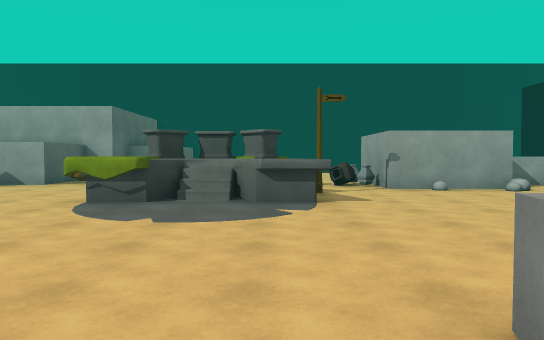
View 1 (above)

24 first-person views from a walk through a scene from a Unity 3-D project. The camera is 1.4 m above the floor, tilts 2° down and sees 70° across. The floor is counted in squares, 2 m on a side. Each view is taken from the middle of a square. On the plan, view 1 faces up. The plan holds only what a view shows up to about 11 squares ahead; the rest is blank. The place goes on beyond the plan. The player character is not drawn. Some animated figures are not drawn. Some surface patterns are stand-ins.

View 2
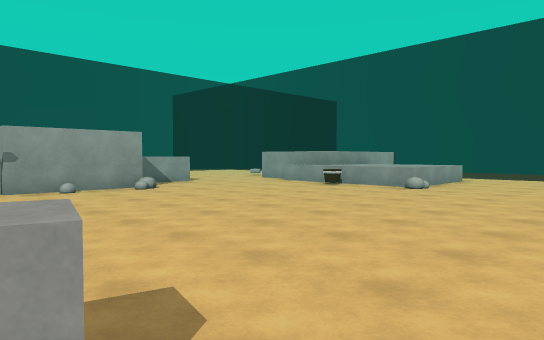

View 3
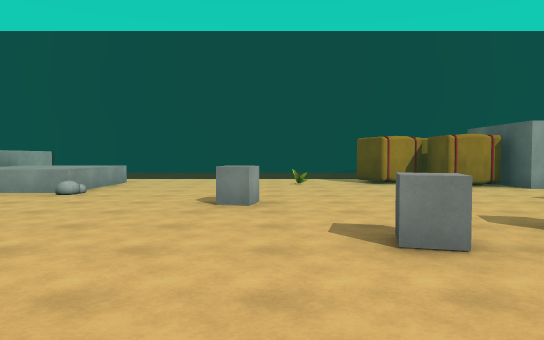

View 4
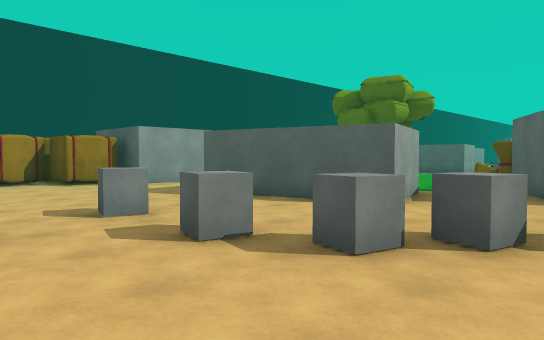

View 5
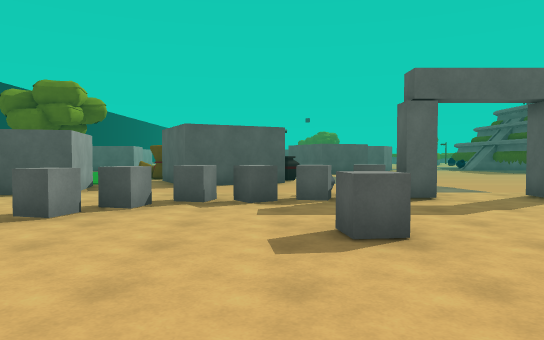

View 6
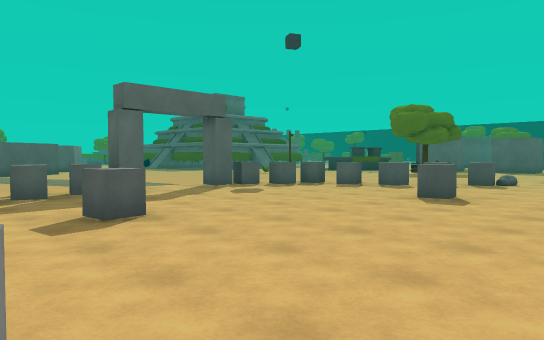

View 7
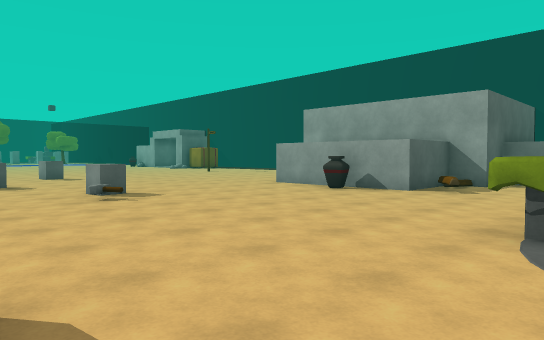

View 8
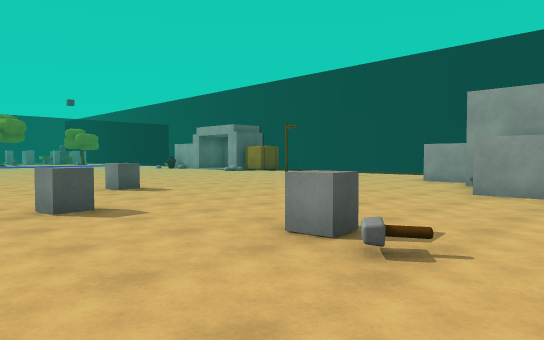

View 9
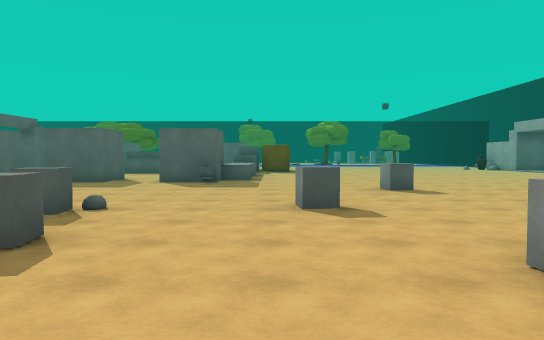

View 10
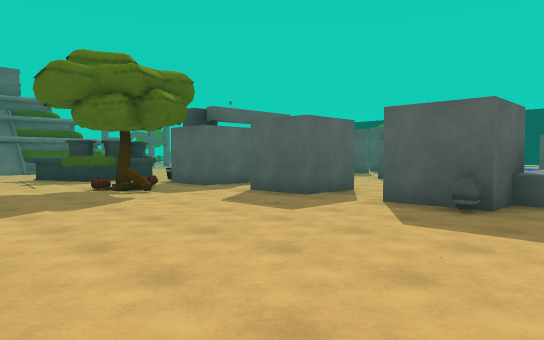

View 11
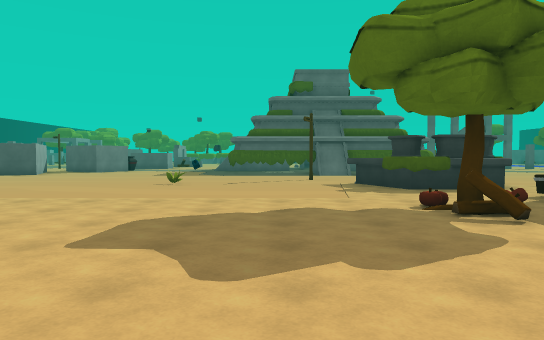

View 12
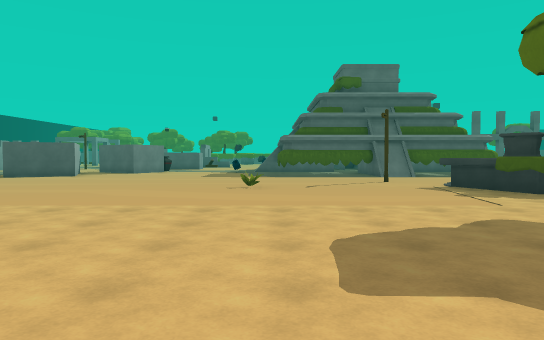

View 13
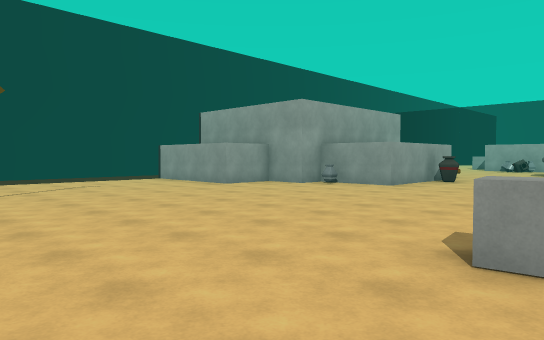

View 14
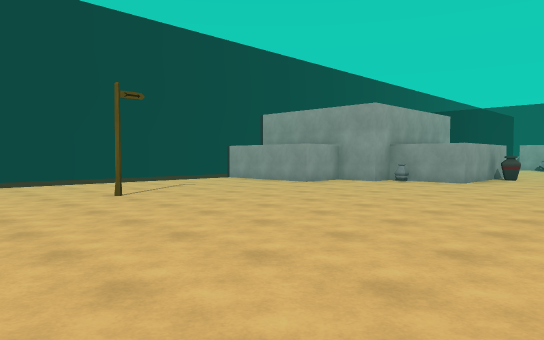

View 15
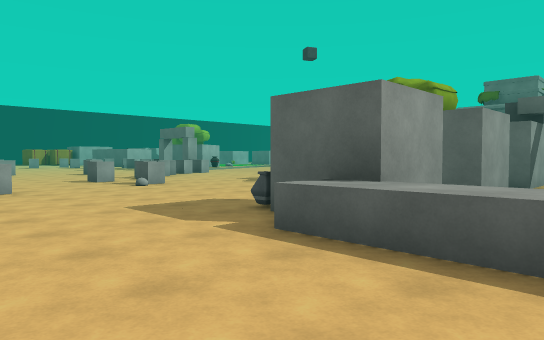

View 16
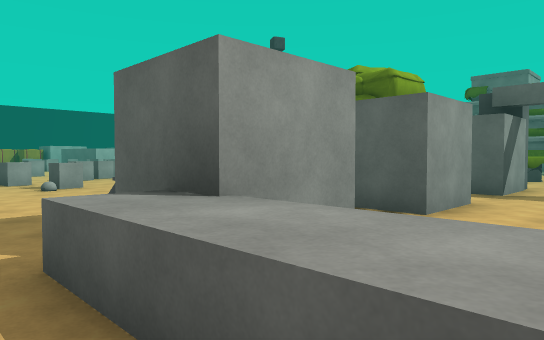

View 17
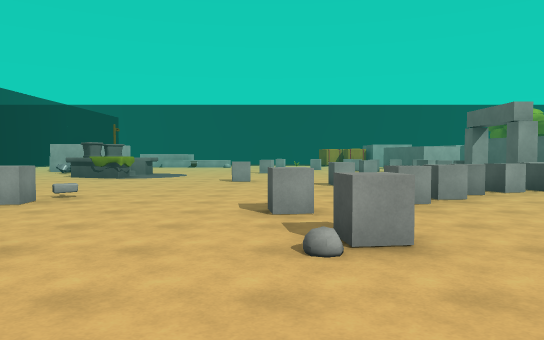

View 18
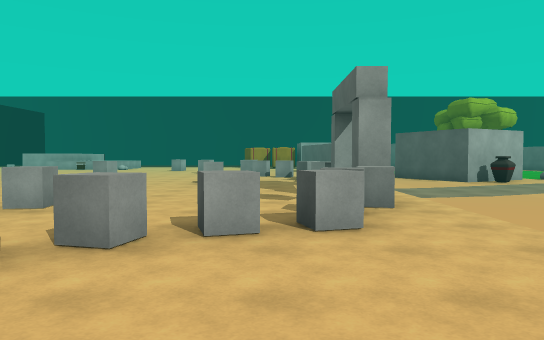

View 19
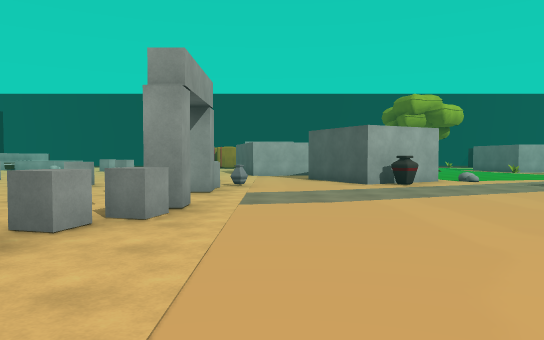

View 20
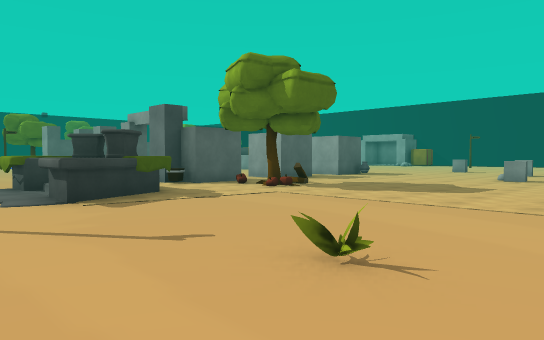

View 21
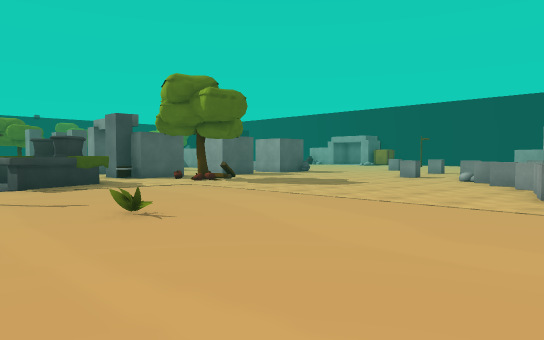

View 22
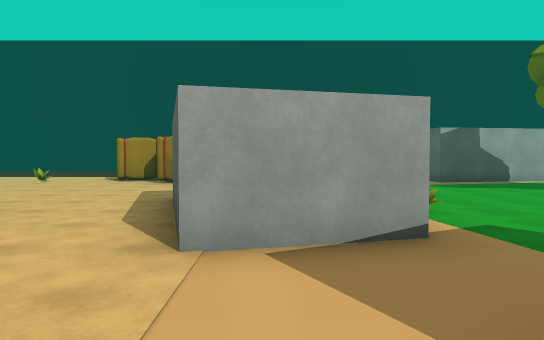

View 23
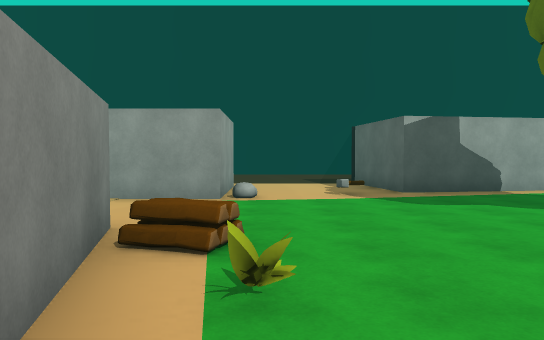

View 24
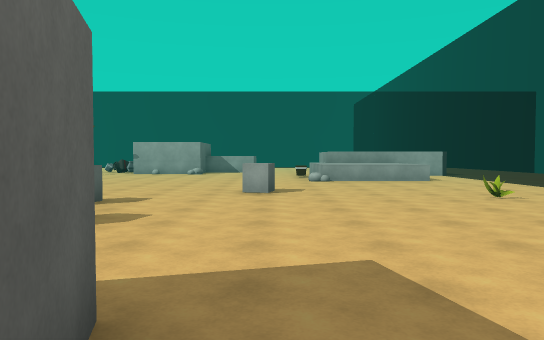

### Floor plan
Points are (right, up) in squares from view 1. A wall is a line through its corners. A room is listed if a view was taken in it or the views show most of it. See-through windows are left out.
Room 1 (views 1, 2, 3, 4, 5, 6, 7, 8, 9, 10, 11, 12, 13, 14, 15, 16, 17, 18, 19, 20, 21, 22, 23, 24)
walls: (-3.9, 12.9) (-4.8, 12.9) (-4.8, 11.7) (-5.6, 11.7) (-5.6, 9.6) (-9.4, 9.6) (-9.4, 11.7) (-10.2, 11.7) (-10.2, 12.9) (-11.8, 12.9) (-11.8, 14.4); (5.2, 8.3) (2.5, 8.3) (2.5, 11); (4.3, -8.4) (3.8, -6.3) (7.3, -5.4) (7.5, -6.4); (7, 9.6) (5.8, 9.6); (0.9, -11.7) (-0.3, -9.4) (2, -8.1) (3.3, -10.5); (7.8, -7.4) (5.2, -8.1); (-19, -0.1) (-19, 1.5) (-17.5, 1.5) (-17.5, -0.1); (-19, -3.1) (-19, -1.6) (-17.5, -1.6) (-17.5, -3.1); (-19, -6.6) (-19, -4.8) (-17.5, -4.8) (-17.5, -6.3) (-18.1, -6.3); (13, 6.8) (11.8, 6.8); (12.3, -8.1) (10.4, -8.2) (10.4, -5.6) (11.7, -5.6); (11.7, -12.6) (11.5, -11.6) (14.3, -11.1)
low walls: (-18.4, 2) (-18.4, 1.5); (12.5, 3.9) (9.4, 3.9) (9.4, 7.1); (-21, 2.3) (-18.2, 2.3)
ways out: opening at (-20.5, -5.5); opening at (-20.5, -2.5); opening at (-18.5, -4)
objects: other object (-19, -10) to (-16, -8); bucket (-18, -7); other object (-17, -6); other object (-17, -5); vase (-17, 1); signpost (-17, 13); tree (-16, -5); other object (-15, -6); log (-15, -5); cube (-15, 6); signpost (-14, -12); apple (-14, -5); cube (-12, 0); cube (-12, 4); plant (-11, -10); cube (-10, 1); vase (-10, 11); cube (-9, -2); cube (-9, -1); cube (-9, 5); cube (-8, -3); cube (-7, -5) to (-7, -4); cube (-7, -3); vase (-7, 9); cube (-6, -5); cube (-6, -1); block (-5, -6) to (-5, -5); log (-5, 10); cube (-4, 2); other object (-3, 6) to (1, 8); block (-2, -6); vase (-1, -6); cube (-1, -5); cube (-1, -2); vase (0, -10); cube (0, -5); cube (1, -5); cube (1, 1); signpost (1, 7); cube (2, -4); vase (2, 9); other object (2, 10); hay bale (3, -11); cube (3, -4); cube (4, -3); cube (5, -1); plant (6, -9); cube (6, -3); log (7, -9); cube (8, 1); bucket (9, 6); hammer (11, -10); other object (11, -5) to (12, -4); other object (12, -3) to (13, -3); plant (12, -1); other object (13, -5) to (13, -4)

Positions as (right, up) in squares from view 1, and headings:
1: (0, 0), facing up
2: (1, 0), facing up-right
3: (2, 0), facing right
4: (1, -1), facing down-right
5: (0, 1), facing down
6: (1, 2), facing down-left
7: (-2, 2), facing up-left
8: (-7, 2), facing up-left
9: (-7, 3), facing left
10: (-12, 3), facing down-left
11: (-13, 0), facing down
12: (-11, -1), facing down
13: (-18, 5), facing up-right
14: (-20, 6), facing up-right
15: (-21, 5), facing down-right
16: (-21, 3), facing down-right
17: (-15, 1), facing right
18: (-11, -4), facing right
19: (-10, -7), facing right
20: (-9, -12), facing up-left
21: (-6, -12), facing up-left
22: (1, -7), facing right
23: (4, -9), facing right
24: (8, -7), facing up
